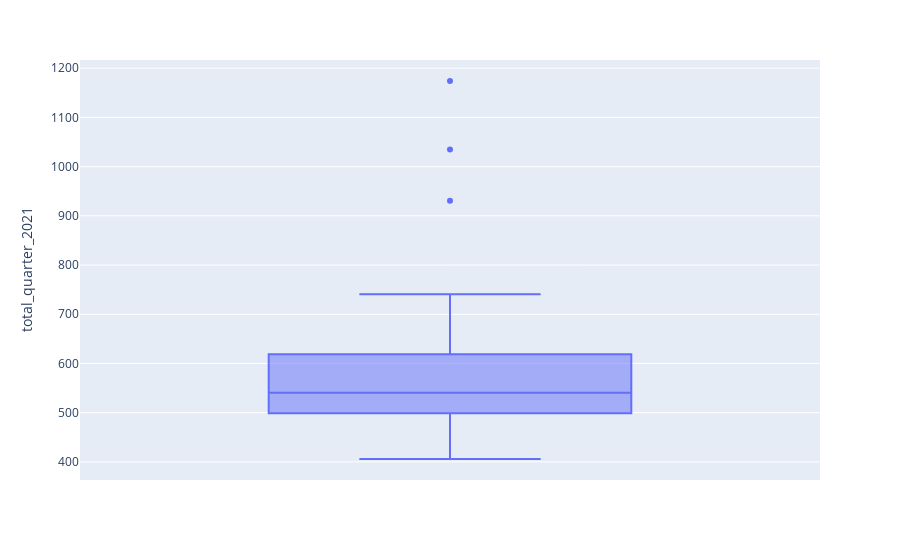

Source (notebook cell):
### Code cell
# checking some outliers
px.box(wage, y='total_quarter_2021' ) # average = 540.40

### Figure 1 — Plotly figure (JSON) as saved in the notebook; plotly's stock layout.template omitted (floating-point values rounded to 4 significant figures)
{"data": [{"alignmentgroup": "True", "hovertemplate": "total_quarter_2021=%{y}<extra></extra>", "legendgroup": "", "marker": {"color": "#636efa"}, "name": "", "notched": false, "offsetgroup": "", "orientation": "v", "showlegend": false, "type": "box", "x0": " ", "xaxis": "x", "y": [565, 545.9, 471.9, 571.3, 499.4, 740.5, 537.9, 584, 621.6, 518.9, 498, 516.3, 405.9, 1035.0, 695.9, 493.6, 618.1, 653.5, 489.2, 509.9, 428.4, 515.4, 571.5, 565.5, 625.4, 451.9, 1174, 555.9, 540.4, 503.6, 437.3, 527.6, 930.8], "y0": " ", "yaxis": "y"}], "layout": {"boxmode": "group", "legend": {"tracegroupgap": 0}, "margin": {"t": 60}, "xaxis": {"anchor": "y", "domain": [0, 1]}, "yaxis": {"anchor": "x", "domain": [0, 1], "title": {"text": "total_quarter_2021"}}}}
